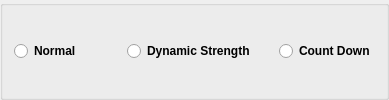
        <widget class="QGroupBox" name="groupBox">
         <property name="font">
          <font>
           <weight>75</weight>
           <bold>true</bold>
          </font>
         </property>
         <layout class="QHBoxLayout" name="horizontalLayout_13">
          <item>
           <widget class="QRadioButton" name="NormalRadio">
            <property name="text">
             <string>Normal</string>
            </property>
           </widget>
          </item>
          <item>
           <spacer name="horizontalSpacer_19">
            <property name="orientation">
             <enum>Qt::Horizontal</enum>
            </property>
            <property name="sizeHint" stdset="0">
             <size>
              <width>40</width>
              <height>20</height>
             </size>
            </property>
           </spacer>
          </item>
          <item>
           <widget class="QRadioButton" name="dynamicRadio">
            <property name="text">
             <string>Dynamic Strength</string>
            </property>
           </widget>
          </item>
          <item>
           <spacer name="horizontalSpacer_20">
            <property name="orientation">
             <enum>Qt::Horizontal</enum>
            </property>
            <property name="sizeHint" stdset="0">
             <size>
              <width>18</width>
              <height>20</height>
             </size>
            </property>
           </spacer>
          </item>
          <item>
           <widget class="QRadioButton" name="countDownRadio">
            <property name="text">
             <string>Count Down</string>
            </property>
           </widget>
          </item>
         </layout>
        </widget>
